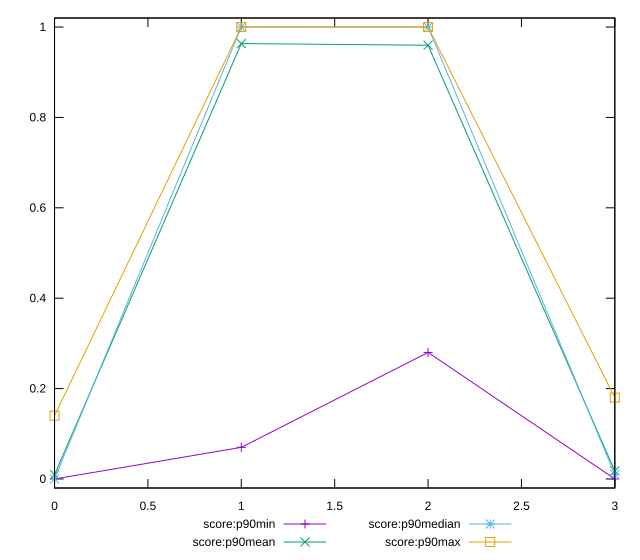

Write gnuplot code to recreate this figure.
reset

$scoreP90Min <<EOF
0 0
1 0.07
2 0.28
3 0
EOF

$scoreP90Mean <<EOF
0 0.00946808510638298
1 0.963404255319149
2 0.9597849462365592
3 0.017659574468085113
EOF

$scoreP90Median <<EOF
0 0
1 1
2 1
3 0.01
EOF

$scoreP90Max <<EOF
0 0.14
1 1
2 1
3 0.18
EOF

set key outside below
set xrange [0:3]
set yrange [-0.02:1.02]
set trange [-0.02:1.02]
set terminal svg size 640, 560 enhanced background rgb 'white'
set output "report/report_00029_2021-02-24T13-36-40.390Z/estimated-input-latency/progression/score.svg"

plot $scoreP90Min title "score:p90min" with linespoints, \
     $scoreP90Mean title "score:p90mean" with linespoints, \
     $scoreP90Median title "score:p90median" with linespoints, \
     $scoreP90Max title "score:p90max" with linespoints

reset
